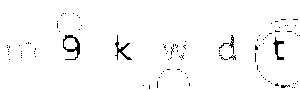
#> input picture ajeitado/baixados1.png, 300 x 90 px, found by its file name
$ python re_captcha.py
#> lines starting #> are read from the running program, lines starting #| are printed output that depends on the picture; after the words box and inside, x2 and y2 are one past the last pixel; in counts of white or black regions, pixels touching at a corner belong together
from PIL import Image

img = Image.open("img/baixados1.png")
#> img is the input picture: PIL image 300x90 P; 97.6% white; black in thin lines or dots, all inside (x1, y1, x2, y2) = (7, 13, 300, 89)
img = img.convert("RGBA")
#> img: PIL image 300x90 RGBA
pixdata = img.load()

for y in xrange(img.size[1]):
    for x in xrange(img.size[0]):
        if pixdata[x,y] != (0,0,0,255):
            pixdata[x,y] = (255, 255, 255, 255)

img.save("tratado.png", "PNG")

im_orig = Image.open("tratado.png")
big = im_orig.resize((116, 56), Image.NEAREST)
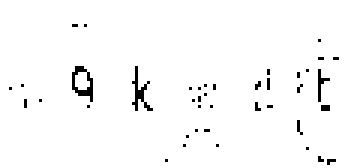
#> big: PIL image 116x56 RGBA (shown 3 times larger); mean R, G, B, A 248.8, 248.8, 248.8, 255

ext = ".tif"
big.save("input-NEAREST" + ext)

from pytesser import *

image = Image.open("input-NEAREST.tif")

#> (the run stopped early here; a loop or call above may not have finished)
